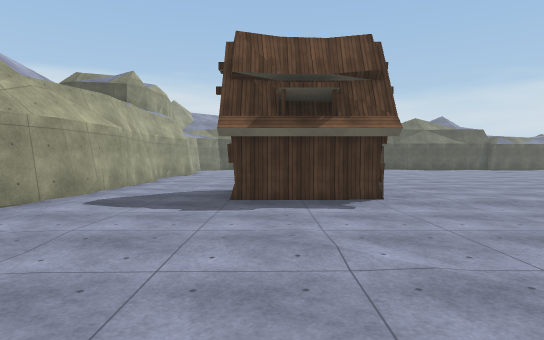
view 1 (above)

17 first-person views from a walk through a scene from a Unity 3-D project. The camera is 1.5 m above the floor, tilts 2° down and sees 75° across. The floor is counted in squares, 2 m on a side. Each view is taken from the middle of a square. On the plan, view 1 faces up. The plan holds only what a view shows up to about 11 squares ahead; the rest is blank. The place goes on beyond the plan. Some animated figures are not drawn. Surface patterns are stand-ins for the level's own textures.

view 2
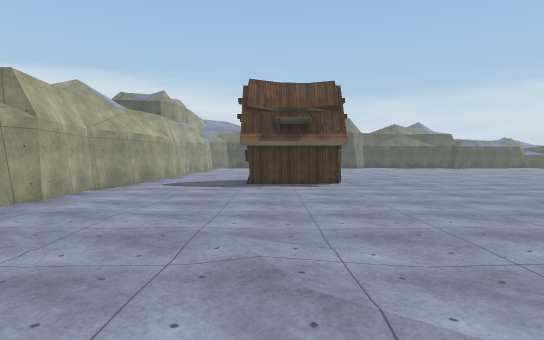

view 3
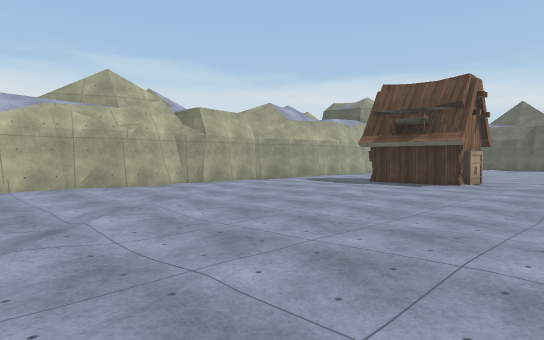

view 4
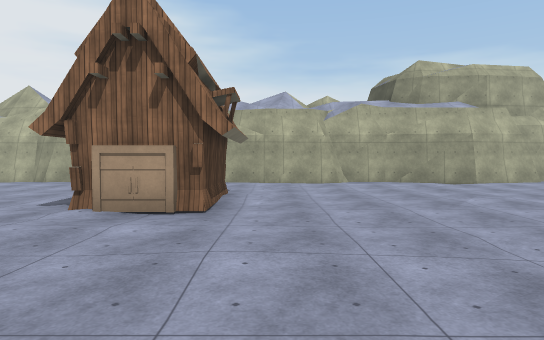

view 5
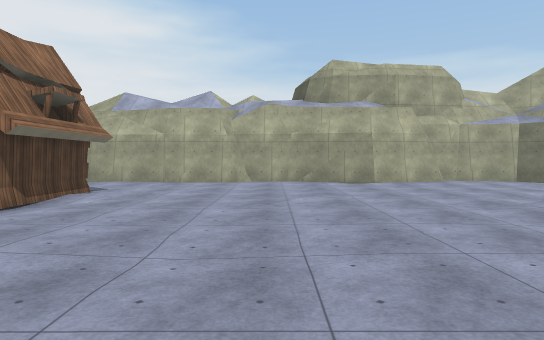

view 6
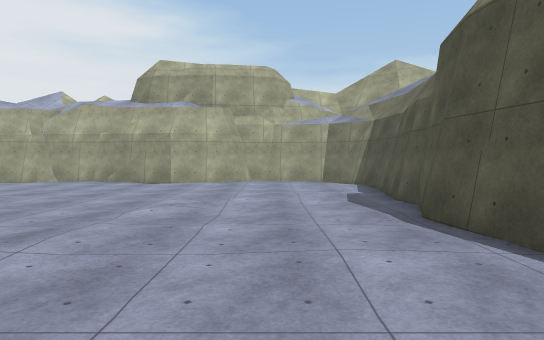

view 7
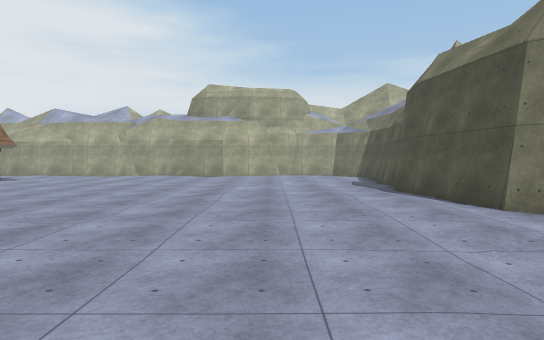

view 8
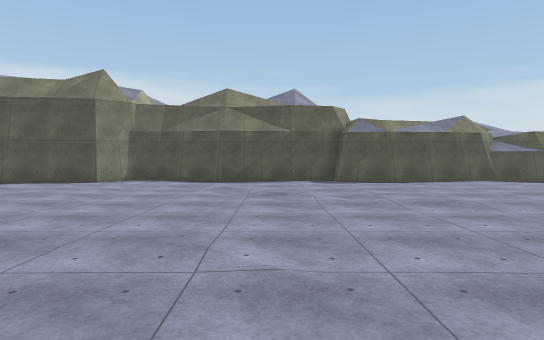

view 9
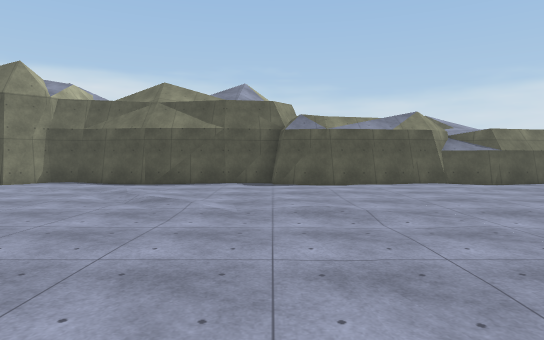

view 10
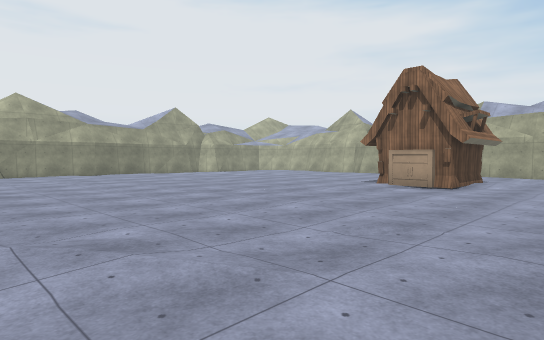

view 11
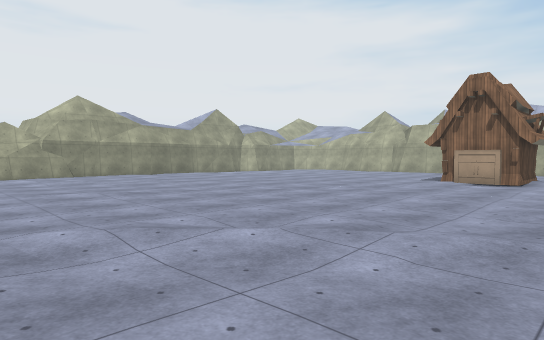

view 12
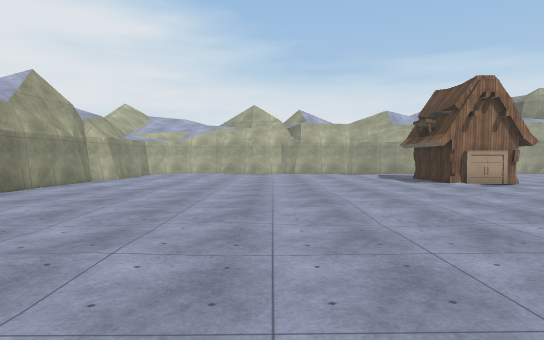

view 13
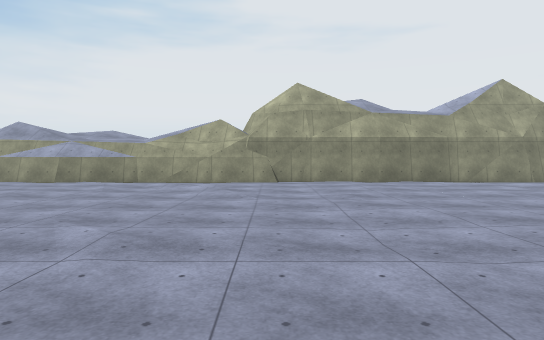

view 14
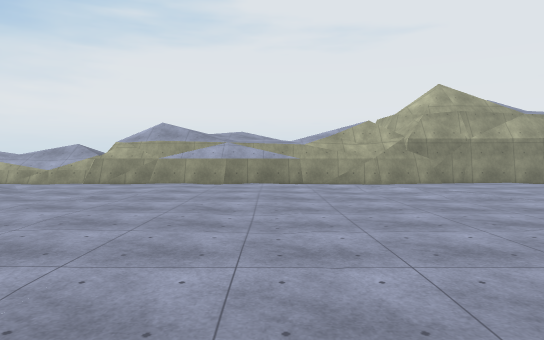

view 15
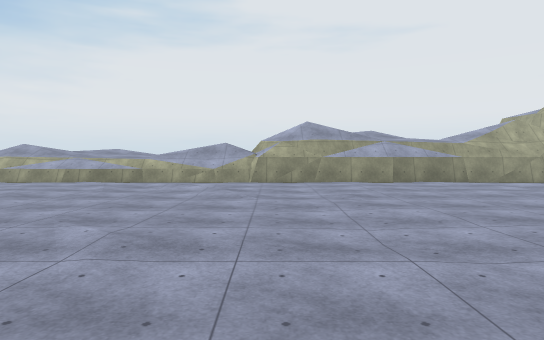

view 16
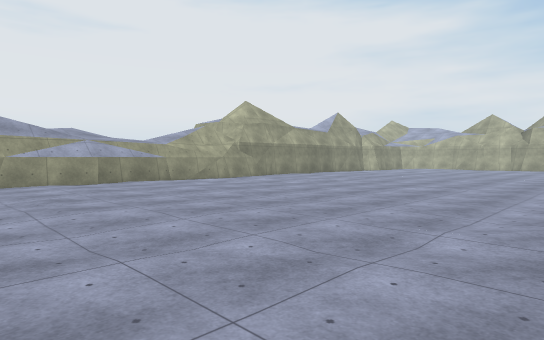

view 17
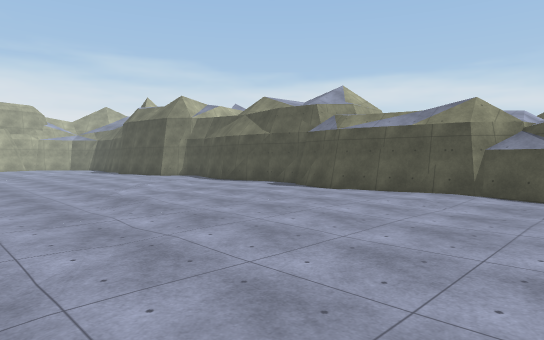

### Floor plan
Key: @ floor where view 1 was taken; # wall or solid block; . floor; / step, stairs or slope; ^ raised ledge.
Columns run from 5 left of view 1 to 20 right of it. Each row starts with its distance up from view 1.
 22            #### ###
 21  ####### ###..###.########
 20  #/....###................
 19  #.../........./.........
 18  #.......................
 17  #....//........//........
 16  #........................
 15  #........................
 14  #.......................
 13  #.......... ........... .
 12  #........... ......
 11  #.................
 10  #............... .
  9  #.../........./..
  8  #...###...........
  7  #...###........//.
  6  #...###............... .
  5  #........................
  4  .........................
  3  #........................
  2  #........................
  1  #........................
  0  #...@....................
 -1 ##.../........./........./
 -2 #.........................
 -3 ##....//........//........
 -4      .....................
 -5       ###################^

Where each view was taken, in squares from view 1:
view 1: 0 up, 0 right, facing up
view 2: 4 down, 0 right, facing up
view 3: 4 down, 5 right, facing up-left
view 4: 9 up, 7 right, facing left
view 5: 12 up, 7 right, facing left
view 6: 18 up, 7 right, facing left
view 7: 17 up, 11 right, facing left
view 8: 10 up, 11 right, facing up
view 9: 11 up, 13 right, facing up
view 10: 11 up, 11 right, facing down-left
view 11: 10 up, 13 right, facing down-left
view 12: 1 up, 12 right, facing left
view 13: 6 up, 9 right, facing down
view 14: 6 up, 14 right, facing down
view 15: 6 up, 19 right, facing down
view 16: 6 up, 19 right, facing down-left
view 17: 13 up, 20 right, facing up-left
